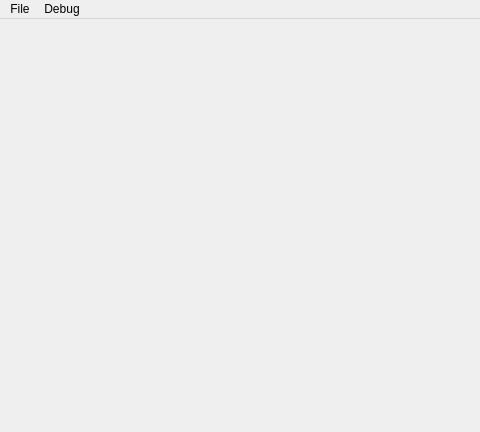
<?xml version="1.0" encoding="UTF-8"?>
<ui version="4.0">
 <class>MainDisplayClass</class>
 <widget class="QMainWindow" name="MainDisplayClass">
  <property name="geometry">
   <rect>
    <x>0</x>
    <y>0</y>
    <width>480</width>
    <height>432</height>
   </rect>
  </property>
  <property name="minimumSize">
   <size>
    <width>160</width>
    <height>144</height>
   </size>
  </property>
  <property name="windowTitle">
   <string>PGBC-3</string>
  </property>
  <widget class="QWidget" name="centralWidget">
   <layout class="QVBoxLayout" name="verticalLayout">
    <property name="leftMargin">
     <number>0</number>
    </property>
    <property name="topMargin">
     <number>0</number>
    </property>
    <property name="rightMargin">
     <number>0</number>
    </property>
    <property name="bottomMargin">
     <number>0</number>
    </property>
    <item>
     <widget class="MyOpenGLWidget" name="MainOpenGLDisplay" native="true"/>
    </item>
   </layout>
  </widget>
  <widget class="QMenuBar" name="menuBar">
   <property name="geometry">
    <rect>
     <x>0</x>
     <y>0</y>
     <width>480</width>
     <height>21</height>
    </rect>
   </property>
   <widget class="QMenu" name="menuFile">
    <property name="title">
     <string>File</string>
    </property>
    <addaction name="actionLoad_Rom"/>
    <addaction name="separator"/>
    <addaction name="actionExit_2"/>
   </widget>
   <widget class="QMenu" name="menuDebug">
    <property name="title">
     <string>Debug</string>
    </property>
    <addaction name="actionLoad_Rom_Debug"/>
   </widget>
   <addaction name="menuFile"/>
   <addaction name="menuDebug"/>
  </widget>
  <action name="actionOpen">
   <property name="text">
    <string>Loda ROM</string>
   </property>
  </action>
  <action name="actionExit">
   <property name="text">
    <string>Exit</string>
   </property>
  </action>
  <action name="actionLoad_Rom">
   <property name="text">
    <string>Load Rom</string>
   </property>
  </action>
  <action name="actionExit_2">
   <property name="text">
    <string>Exit</string>
   </property>
  </action>
  <action name="actionLoad_Rom_Debug">
   <property name="text">
    <string>Load Rom</string>
   </property>
  </action>
 </widget>
 <layoutdefault spacing="6" margin="11"/>
 <customwidgets>
  <customwidget>
   <class>MyOpenGLWidget</class>
   <extends>QWidget</extends>
   <header>myopenglwidget.h</header>
   <container>1</container>
  </customwidget>
 </customwidgets>
 <resources>
  <include location="MainDisplay.qrc"/>
 </resources>
 <connections/>
</ui>
